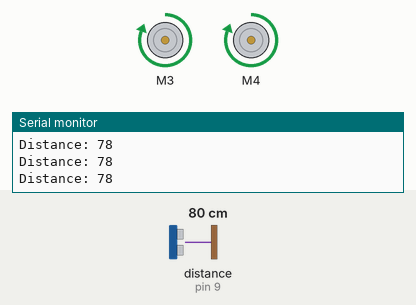
The sketch below on a simulated Arduino Uno, built with avr-gcc and run on an emulated ATmega328P. Shown: 2 × DC motor (green arrow = forward, orange = backward, longer = faster), the last lines printed to the serial monitor. Wiring (inferred from the names in the program): ultrasonic range finder: trigger pin 10; echo pin 9. Inputs (shaded band) come from the test bench; at power-on: distance to the obstacle (sensor on pin 9) 80 cm. The echo pulse lasts 58.3 µs per cm.

Above: at 1.2 s.
1.3 s: distance to the obstacle (sensor on pin 9) set to 18 cm
2.8 s: distance to the obstacle (sensor on pin 9) set to 14 cm
At 3.47 s:
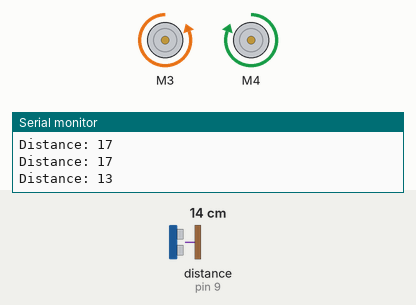
At 5.5 s:
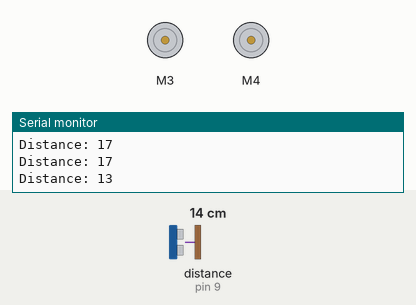
5.8 s: distance to the obstacle (sensor on pin 9) set to 35 cm
7.8 s: distance to the obstacle (sensor on pin 9) set to 2 cm
At 9.4 s:
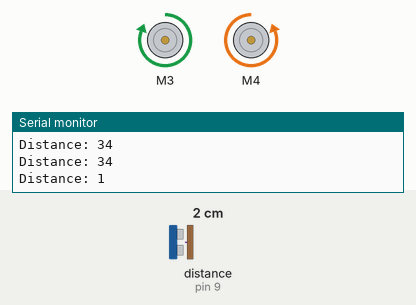
Timing chart, 0 to 11.1 s (numbered marks = the images above; inputs shaded):
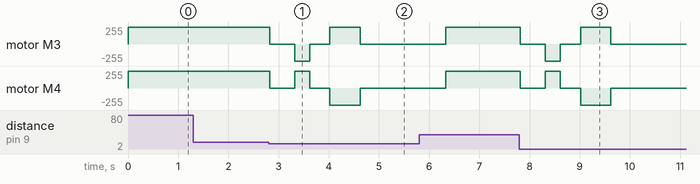

The sketch:

Atmos.ino
```cpp
#include <AFMotor.h>

// Motor setup
AF_DCMotor motor1(3); // M3
AF_DCMotor motor2(4); // M4

// Ultrasonic sensor pins
const int trigPin = 10;
const int echoPin = 9;

long duration;
int distance;

void setup() {
  Serial.begin(9600);

  motor1.setSpeed(255); // Max speed
  motor2.setSpeed(255);

  pinMode(trigPin, OUTPUT);
  pinMode(echoPin, INPUT);
}

void loop() {
  distance = getDistance();
  Serial.print("Distance: ");
  Serial.println(distance);

  if (distance > 15) {
    moveForward();
  } else {
    stopMotors();
    delay(500);

    int leftDist = checkLeft();
    if (leftDist > 15) {
      turnLeft();
      delay(400);
    } else {
      int rightDist = checkRight();
      if (rightDist > 15) {
        turnRight();
        delay(400);
      } else {
        // If both sides are blocked, just stop and wait
        stopMotors();
        delay(1000);
      }
    }

    stopMotors();
    delay(300);
  }
}

int getDistance() {
  digitalWrite(trigPin, LOW);
  delayMicroseconds(2);
  digitalWrite(trigPin, HIGH);
  delayMicroseconds(10);
  digitalWrite(trigPin, LOW);

  duration = pulseIn(echoPin, HIGH);
  int distanceCm = duration * 0.034 / 2;
  return distanceCm;
}

int checkLeft() {
  turnLeft();
  delay(300);
  stopMotors();
  delay(200);
  int dist = getDistance();
  delay(200);
  return dist;
}

int checkRight() {
  turnRight();
  delay(600);
  stopMotors();
  delay(200);
  int dist = getDistance();
  delay(200);
  return dist;
}

void moveForward() {
  motor1.run(FORWARD);
  motor2.run(FORWARD);
}

void turnLeft() {
  motor1.run(BACKWARD);
  motor2.run(FORWARD);
}

void turnRight() {
  motor1.run(FORWARD);
  motor2.run(BACKWARD);
}

void stopMotors() {
  motor1.run(RELEASE);
  motor2.run(RELEASE);
}
```

Measured:
- the behaviour switches between 17 and 16 cm on distance to the obstacle (sensor on pin 9) (found by bisection; images 0 and 1)
- after the input at 2.8 s, motor M3: forward 255/255 → stopped at once, → backward 255/255 0.50 s later, → stopped 0.30 s later, → forward 255/255 0.40 s later, … (5 changes in this stretch); motor M4: forward 255/255 → stopped at once, → forward 255/255 0.50 s later, → stopped 0.30 s later, → backward 255/255 0.40 s later, … (5 changes in this stretch)
- after the input at 7.8 s, motor M3: forward 255/255 → stopped at once, → backward 255/255 0.50 s later, → stopped 0.30 s later, → forward 255/255 0.40 s later, … (5 changes in this stretch); motor M4: forward 255/255 → stopped at once, → forward 255/255 0.50 s later, → stopped 0.30 s later, → backward 255/255 0.40 s later, … (5 changes in this stretch)
